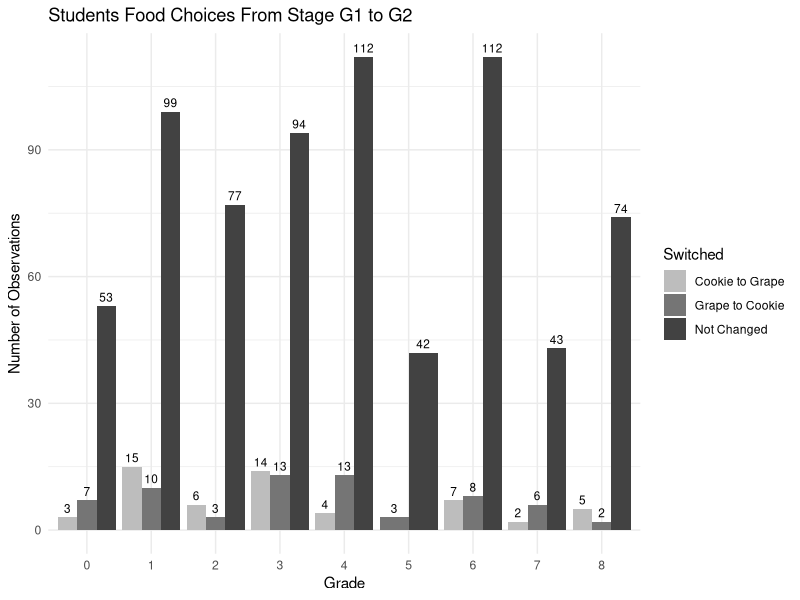
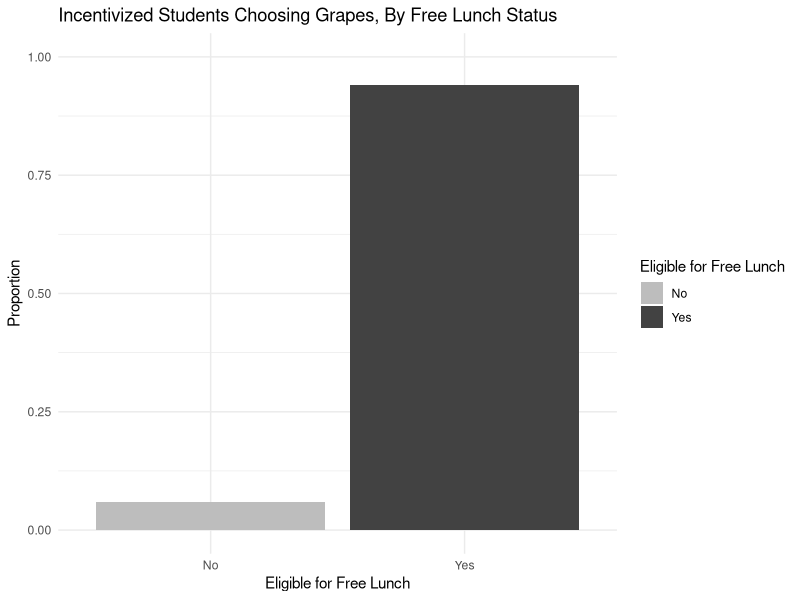
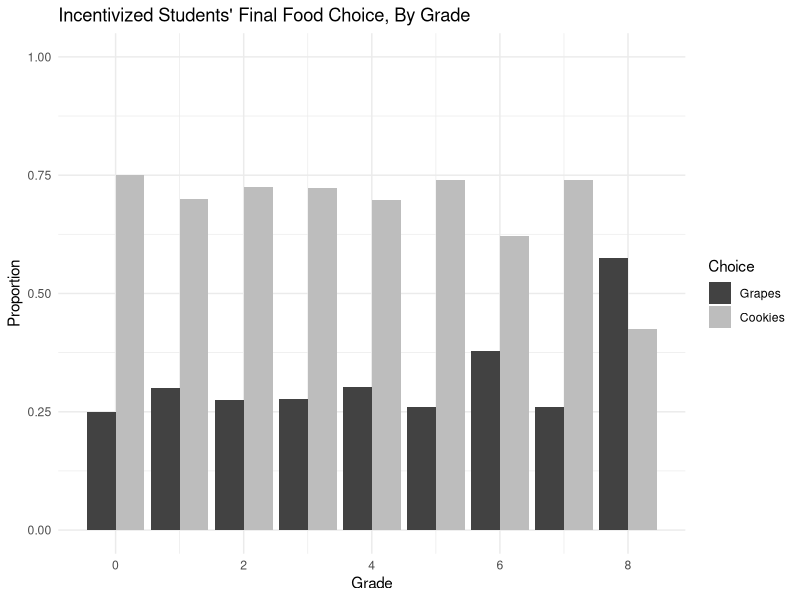
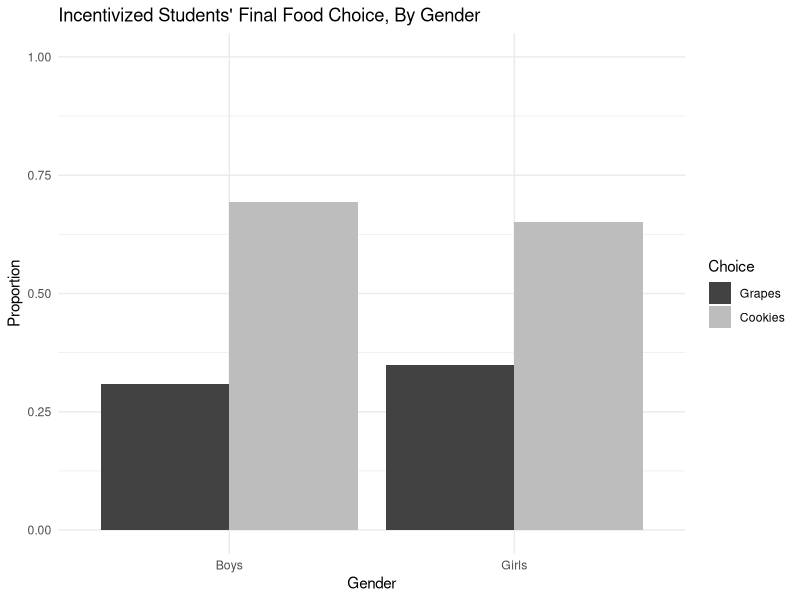

Write the R code that produced these figures, in order.
## ---- chunk 1
#| echo: false
#| include: false
#| warning: false
#| message: false

library(tidyverse)
library(knitr)
library(kableExtra)
library(ggplot2)
library(dplyr)
## ---- chunk 2
#| echo: false
#| include: true
#| warning: false
#| label: tbl-table1
#| tbl-cap: ""

sum_table_wide <-
  read_csv(
    file = "../data/sum_table_wide.csv",
    show_col_types = FALSE
  )

sum_table_final <-
    sum_table_wide |>
      as_tibble() |>
      mutate(state = rownames(sum_table_wide)) |>
      select(Group, Observations, table_size, male, grade, black, hispanic, free)

sum_table_final |>
  kable(
    col.names = c('Group', 'Observations', 'Table Size', 'Percent of boys', 'Grade', 'Black', 'Hispanic', 'Free Lunch'),
    digits = 3
  )

## ---- chunk 3
#| echo: false
#| warning: false
#| label: fig-foodChoices
#| fig-cap: ": Students food choices from stage G1 to G2 comparing grape to cookie, cookie to grape, or no change."


food_choices <-
  read_csv(
    file = "../data/food_choices.csv",
    show_col_types = FALSE
  )

# Create a bar plot
ggplot(food_choices, aes(x = as.factor(grade), fill = Switched)) +
  geom_bar(position = "dodge") +
  geom_text(
    aes(label = after_stat(count)),
    stat = "count",
    position = position_dodge(width = 0.9),
    vjust = -0.5, # Adjust the vertical position of the labels
    color = "black",
    size = 3
  ) +
  labs(title = "Students Food Choices From Stage G1 to G2",
       x = "Grade",
       y = "Number of Observations") +
  scale_fill_manual(values = c("Cookie to Grape" = '#BDBDBD',"Grape to Cookie" = '#757575', "Not Changed" = '#424242')) +
  scale_x_discrete(breaks = as.character(0:8)) +
  theme_minimal()

## ---- chunk 4
#| echo: false
#| include: true
#| warning: false
#| label: fig-lunchStatus
#| fig-cap: ": Comparing incentivized students choosing grapes if they are eligible or not eligable for the free lunch program"

# Filter data for incentivized students whose grape2 choice was 1
incentivized_grapes <- food_choices %>%
  filter(incentive == 1 & grape2 == 1)

# Calculate proportions
proportions <- incentivized_grapes %>%
  group_by(free) %>%
  summarise(Proportion = n() / nrow(incentivized_grapes))

# Create the bar graph
ggplot(proportions, aes(x = factor(free), y = Proportion, fill = factor(free))) +
  geom_bar(stat = "identity") +
  labs(title = "Incentivized Students Choosing Grapes, By Free Lunch Status",
       x = "Eligible for Free Lunch",
       y = "Proportion",
       fill = "Eligible for Free Lunch") +
  scale_fill_manual(values = c('#BDBDBD', '#424242'), labels = c("No", "Yes")) +
  scale_x_discrete(labels = c("0" = "No", "1" = "Yes")) +  # Adjust x-axis labels  
  scale_y_continuous(limits = c(0, 1)) +  # Set y-axis limits  
  theme_minimal()

## ---- chunk 5
#| echo: false
#| include: true
#| warning: false
#| label: fig-grade
#| fig-cap: ": Comparing incentivized students choosing grapes or cookies by the students grade"

# Filter data for incentivized students
incentivized_students <- food_choices %>%
  filter(incentive == 1)

# Calculate proportions of students choosing grapes and cookies for each grade
proportions <- incentivized_students %>%
  group_by(grade) %>%
  summarise(
    grapes_proportion = mean(grape2 == 1),
    cookies_proportion = mean(grape2 == 0)
  )

# Reshape the data from wide to long format for plotting
proportions_long <- proportions %>%
  tidyr::pivot_longer(cols = c(grapes_proportion, cookies_proportion),
                      names_to = "choice",
                      values_to = "proportion")

# Create the bar chart
ggplot(proportions_long, aes(x = grade, y = proportion, fill = choice)) +
  geom_bar(stat = "identity", position = "dodge") +
  labs(title = "Incentivized Students' Final Food Choice, By Grade",
       x = "Grade",
       y = "Proportion",
       fill = "Choice") +
  scale_fill_manual(values = c("grapes_proportion" = '#BDBDBD', "cookies_proportion" = '#424242'),
                    labels = c("Grapes", "Cookies")) +
  ylim(0,1) +
  theme_minimal()

## ---- chunk 6
#| echo: false
#| include: true
#| warning: false
#| label: fig-gender
#| fig-cap: ": Comparing incentivized students choosing grapes or cookies by the students gender"

# Filter data for incentivized students
incentivized_students <- food_choices %>%
  filter(incentive == 1)

# Calculate proportions of students choosing grapes and cookies for each gender
proportions <- incentivized_students %>%
  group_by(male) %>%
  summarise(
    grapes_proportion = mean(grape2 == 1),
    cookies_proportion = mean(grape2 == 0)
  )

# Normalize proportions to ensure they sum up to 1 for each gender
proportions <- proportions %>%
  mutate(
    total_proportion = grapes_proportion + cookies_proportion,
    grapes_proportion = grapes_proportion / total_proportion,
    cookies_proportion = cookies_proportion / total_proportion
  )

# Reshape the data from wide to long format for plotting
proportions_long <- proportions %>%
  tidyr::pivot_longer(cols = c(grapes_proportion, cookies_proportion),
                      names_to = "choice",
                      values_to = "proportion")

# Rename gender values for better visualization
proportions_long$male <- ifelse(proportions_long$male == 1, "Boys", "Girls")

# Create the bar chart
ggplot(proportions_long, aes(x = male, y = proportion, fill = choice)) +
  geom_bar(stat = "identity", position = "dodge") +
  labs(title = "Incentivized Students' Final Food Choice, By Gender",
       x = "Gender",
       y = "Proportion",
       fill = "Choice") +
  scale_fill_manual(values = c("grapes_proportion" = '#BDBDBD', "cookies_proportion" = '#424242'),
                    labels = c("Grapes", "Cookies")) +
  ylim(0,1) +
  theme_minimal()
